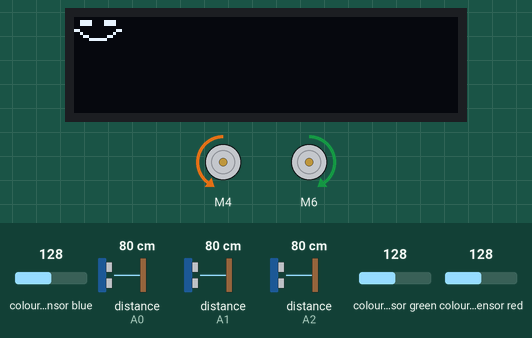
Simulated run of this sketch. Board: Arduino Uno, built with avr-gcc and run on an emulated ATmega328P. Shown: 128×32 one-colour display, 2 × DC motor (green arrow = forward, orange = backward, longer = faster). The inputs (shaded band) are chosen by the test bench; at power-on: distance to the obstacle (sensors on A0, A1, A2) 80 cm, colour sensor blue 128, colour sensor green 128, colour sensor red 128.

Above: at 4.2 s.
4.3 s: distance to the obstacle (sensor on A0) set to 2 cm
At 5.5 s:
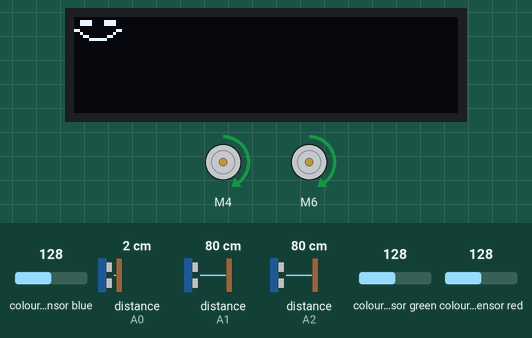
9.8 s: distance to the obstacle (sensor on A0) set to 18 cm
At 10.4 s:
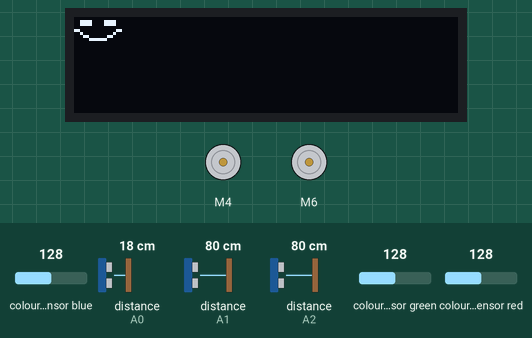
14.9 s: distance to the obstacle (sensor on A0) set to 4 cm
At 16.2 s:
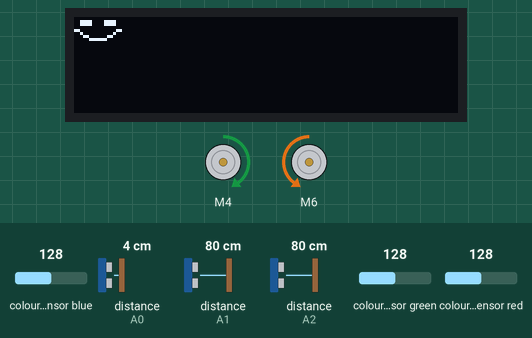
Timing chart, 0 to 26.0 s (numbered marks = the images above; inputs shaded):
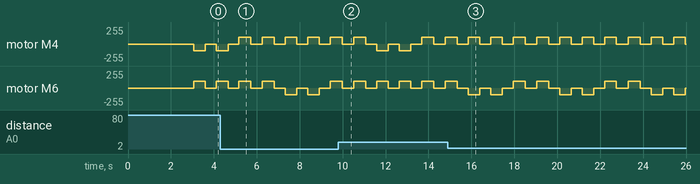

The sketch:

edgyboy.ino
```cpp
#include "Arduino.h"
#include "Wire.h"
#include "Servo.h"
#include "L298NX2.h"
#include "NewPing.h"
#include "Adafruit_TCS34725.h"
#include "Adafruit_SSD1306.h"
#include "lib/rgb2hue.h"
#include "lib/color.h"
//#include "lib/battery.h"

#define DEBUG true

#define SCREEN_WIDTH 128 // OLED display width, in pixels
#define SCREEN_HEIGHT 32 // OLED display height, in pixels

#define OLED_RESET -1 // Reset pin # (or -1 if sharing Arduino reset pin)

#define SCREEN_ADDRESS 0x3C

/// Function Prototypes

void autoZone();
bool outOfZone(Color::COLOR colorZone, Color::COLOR newColor);
Color::COLOR autoClasifyColorZone(Color::COLOR color);
void calibrateColor(float &red, float &green, float &blue);
void zoneA();
void slope();
void zoneB();
void zoneC();
void runHalfSquare();
void turnLeft();
void turnRight();
void servoOpen(bool open);
Color::COLOR calculateColor();

/// Variables

static const uint8_t in1Pin = 4;
static const uint8_t in2Pin = 12;
static const uint8_t in3Pin = 6;
static const uint8_t in4Pin = 7;

static const uint8_t enAPin = 5;
static const uint8_t enBPin = 11;

static const uint8_t leftEncoder = 2;
static const uint8_t rightEncoder = 3;

static const uint8_t gripperPin = 10;

//static const uint8_t leftIRPin = 8;
//static const uint8_t rightIRPin = 9;

static const uint8_t leftUltrasonicPin = A0;
static const uint8_t frontUltrasonicPin = A1;
static const uint8_t rightUltrasonicPin = A2;

static const uint8_t batteryPin = A3;

// H-Bridge

L298NX2 motorDriver(enAPin, in1Pin, in2Pin, enBPin, in3Pin, in4Pin);

// Servo

Servo gripper;
static const uint16_t minPulse = 600;
static const uint16_t maxPulse = 2400;

static const uint8_t servoClosedPosition = 0;
static const uint8_t servoOpenPosition = 180;

// Color sensor

Adafruit_TCS34725 rgbSensor =
Adafruit_TCS34725(TCS34725_INTEGRATIONTIME_50MS, TCS34725_GAIN_60X);

static const uint8_t redMin = 95;
static const uint8_t redMax = 126;
static const uint8_t greenMin = 93;
static const uint8_t greenMax = 143;
static const uint8_t blueMin = 63;
static const uint8_t blueMax = 120;

// Ultrasonic

static const uint16_t MAX_LENGTH = 300;

NewPing leftUltrasonic(leftUltrasonicPin, leftUltrasonicPin, MAX_LENGTH);
NewPing frontUltrasonic(frontUltrasonicPin, frontUltrasonicPin, MAX_LENGTH);
NewPing rightUltrasonic(rightUltrasonicPin, rightUltrasonicPin, MAX_LENGTH);

// OLED

Adafruit_SSD1306 display(SCREEN_WIDTH, SCREEN_HEIGHT, &Wire, OLED_RESET);

static const uint8_t PROGMEM happyFace[] = {
    0b00000000, 0b00000000,
    0b00111100, 0b00111100,
    0b00111100, 0b00111100,
    0b00000000, 0b00000000,
    0b11000000, 0b00000011,
    0b00100000, 0b00000100,
    0b00011000, 0b00011000,
    0b00000111, 0b11100000,
};

/**
 * Todo list:
 * Add color sensor logic
 * Program Zone A
 * Program Zone B
 * Program Zone C (Work in progress)
 * Program slope zone
 */

void setup()
{
    // Servo
    // gripper.attach(gripperPin, minPulse, maxPulse);
    // gripper.write(servoOpenPosition);

    // Color sensor
    rgbSensor.begin();
    // Turn on LED
    rgbSensor.setInterrupt(false);

    // OLED
    display.begin(SSD1306_SWITCHCAPVCC, SCREEN_ADDRESS);
    display.clearDisplay();
    display.drawBitmap(0, 0, happyFace, 16, 8, 1);
    display.display();

    delay(3000);
}

void loop()
{
    autoZone();
}

void autoZone()
{
    /*
    Color::COLOR color = calculateColor();

    switch (color)
    {
        case Color::COLOR_YELLOW:

            break;
        case Color::COLOR_CYAN:
            slope();
            break;
        case Color::COLOR_MAGENTA:
            zoneB();
            break;
        case Color::COLOR_VIOLET:
            zoneC();
            break;
        default:
            slope();
            break;
    }
    */
    zoneA();
}

bool outOfZone(Color::COLOR colorZone, Color::COLOR newColor)
{
    switch (newColor)
    {
        case Color::COLOR_YELLOW:
        case Color::COLOR_CYAN:
        case Color::COLOR_MAGENTA:
        case Color::COLOR_VIOLET:
            if (newColor != colorZone)
                return true;
            break;
    }

    return false;
}

Color::COLOR autoClasifyColorZone(Color::COLOR color)
{

}

void calibrateColor(float &red, float &green, float &blue)
{
    red = constrain(map(red, redMin, redMax, 0, 255), 0, 255);
    green = constrain(map(green, greenMin, greenMax, 0, 255), 0, 255);
    blue = constrain(map(blue, blueMin, blueMax, 0, 255), 0, 255);
}

void zoneA()
{
    // Code for Zone A


    for (;;)
    {
        // Este codigo usa el metodo de la mano izquierda para resolver el laberinto

        const uint8_t distanceForNextSquare = 15;

        bool canGoLeft = leftUltrasonic.ping_cm() >= distanceForNextSquare;
        bool canGoFront = frontUltrasonic.ping_cm() >= distanceForNextSquare;
        bool canGoRight = rightUltrasonic.ping_cm() >= distanceForNextSquare;

        if (canGoLeft)
        {
            // Esta libre la zona izquierda, podemos seguir a la izquierda
            turnLeft();
            turnLeft();
        }
        else if (canGoRight)
        {
            // Esta libre la zona derecha, podemos seguir a la derecha
            turnRight();
            turnRight();
        }
        else if (!canGoFront)
        {
            // No hay de otra, regresa de donde veniste
            turnLeft();
            turnLeft();
            turnLeft();
            turnLeft();
        }

        runHalfSquare();

        Color::COLOR color = calculateColor();

        display.clearDisplay();
        display.setCursor(0, 0);
        switch (color)
        {
            case Color::COLOR_RED:
            case Color::COLOR_ROSE:
            case Color::COLOR_MAGENTA:
            case Color::COLOR_ORANGE:
                display.print("RED");
                break;
            case Color::COLOR_GREEN:
            case Color::COLOR_SPRING_GREEN:
            case Color::COLOR_CHARTREUSE_GREEN:
            case Color::COLOR_YELLOW:
                display.print("GREEN");
                break;
            case Color::COLOR_BLUE:
            case Color::COLOR_VIOLET:
            case Color::COLOR_AZURE:
            case Color::COLOR_CYAN:
                display.print("BLUE");
                break;
            case Color::COLOR_BLACK:
                display.print("BLACK");
                break;
            case Color::COLOR_WHITE:
                display.print("WHITE");
                break;
            default:
                display.print("Dunno");
                break;
        }

        if (color == Color::COLOR_BLACK)
        {
            turnLeft();
            turnLeft();
            turnLeft();
            turnLeft();
        }

        runHalfSquare();

        if (outOfZone(Color::COLOR_YELLOW, color))
        {
            // Look at the front
            turnLeft();
            turnLeft();
            break;
        }
    }

}

void slope()
{

}

void zoneB()
{
    // Code for Zone B
}

void zoneC()
{
    // Code for Zone C
    /*
    const uint8_t motorSpeed = 100;
    // We have to do a line follower
    motorDriver.setSpeed(motorSpeed);
    motorDriver.forward();

    while (true)
    {

        // if (leftIR && rightIR)
        // {
        //     // Stop
        //     motorDriver.stop();
        // }
        // else if (leftIR && !rightIR)
        // {
        //     motorDriver.stopA();
        // }
        // else if (!leftIR && rightIR)
        // {
        //     motorDriver.stopB();
        // }
        // else
        // {
        //     motorDriver.forward();
        // }

        break;
    }
    */
}

void runHalfSquare()
{
    motorDriver.forward();

    const uint16_t timeToWait = 550;
    delay(timeToWait);

    motorDriver.stop();

    const uint16_t estabilize = 500;
    delay(estabilize);
}

void turnLeft()
{
    motorDriver.backwardA();
    motorDriver.forwardB();

    const uint16_t timeToWait = 550;
    delay(timeToWait);

    motorDriver.stop();

    const uint16_t estabilize = 500;
    delay(estabilize);
}

void turnRight()
{
    motorDriver.forwardA();
    motorDriver.backwardB();

    const uint16_t timeToWait = 550;
    delay(timeToWait);

    motorDriver.stop();

    const uint16_t estabilize = 500;
    delay(estabilize);
}

void servoOpen(bool open)
{
    gripper.write(open ? servoOpenPosition : servoClosedPosition);
}

Color::COLOR calculateColor()
{
    float red = 0.0f, green = 0.0f, blue = 0.0f;
    // Get color
    rgbSensor.getRGB(&red, &green, &blue);

    uint16_t hue = getHue(red, green, blue);

    return Color::getColor(red, green, blue, hue);
}
```

Measured:
- by itself, motor M4: alternates forward 100/255 for 0.55 s and stopped for 0.51 s
- by itself, motor M6: repeats every 4.3 s: 2 × (backward 100/255 0.55 s, stopped 0.50 s), forward 100/255 0.55 s, stopped 0.55 s, forward 100/255 0.55 s, stopped 0.51 s
